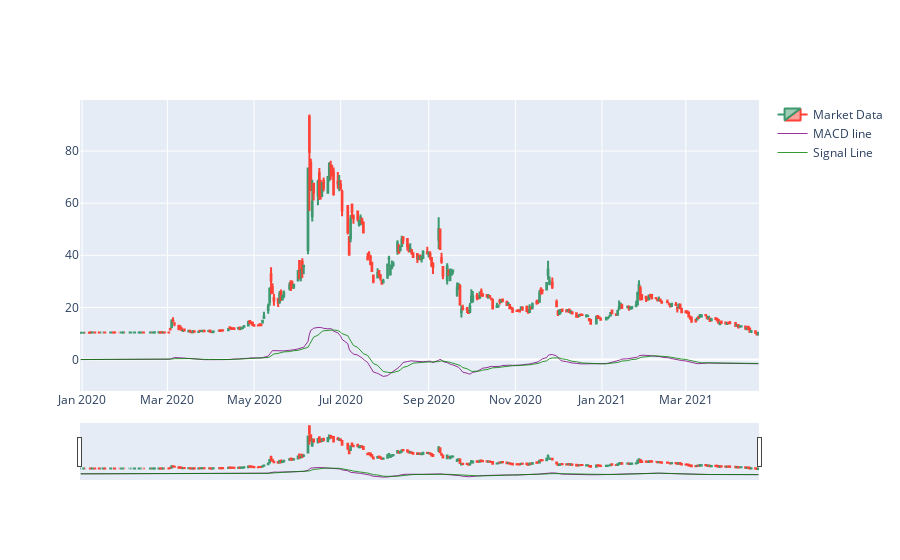

This figure's notebook cell:
### Code cell
func.plot_macd(data)

### Figure 1 — Plotly figure (JSON) as saved in the notebook; plotly's stock layout.template omitted (floating-point values rounded to 4 significant figures; data arrays with more than 128 entries replaced by an {"elided": "..."} marker saying what was removed)
{"data": [{"close": {"elided": "329 float values"}, "high": {"elided": "329 float values"}, "low": {"elided": "329 float values"}, "name": "Market Data", "open": {"elided": "329 float values"}, "type": "candlestick", "x": {"elided": "329 str values"}}, {"line": {"color": "purple", "width": 0.8}, "name": "MACD line", "type": "scatter", "x": {"elided": "329 str values"}, "y": {"elided": "329 float values"}}, {"line": {"color": "green", "width": 0.8}, "name": "Signal Line", "type": "scatter", "x": {"elided": "329 str values"}, "y": {"elided": "329 float values"}}], "layout": {}}
